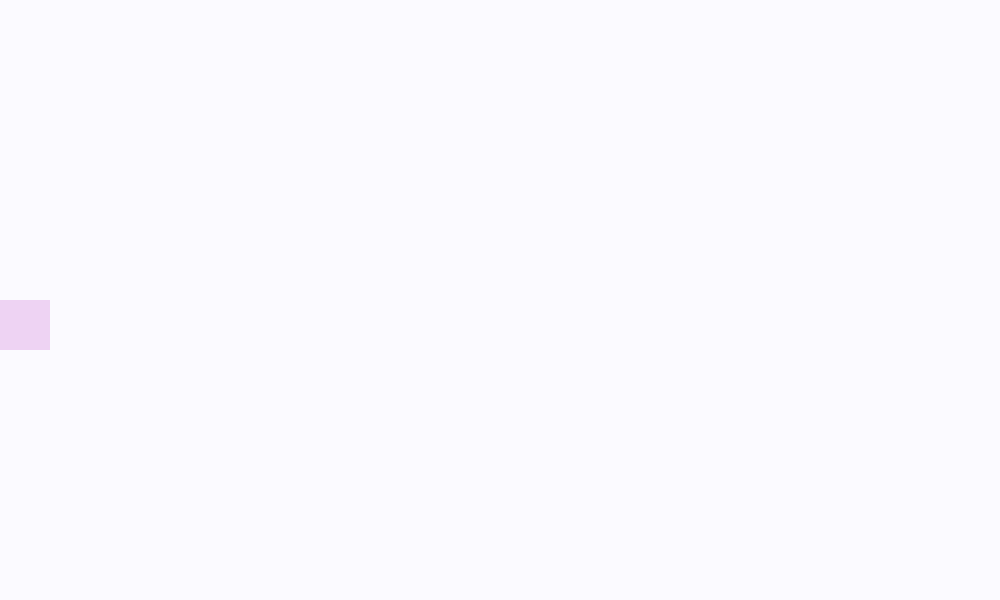
Frame 1 (no input)
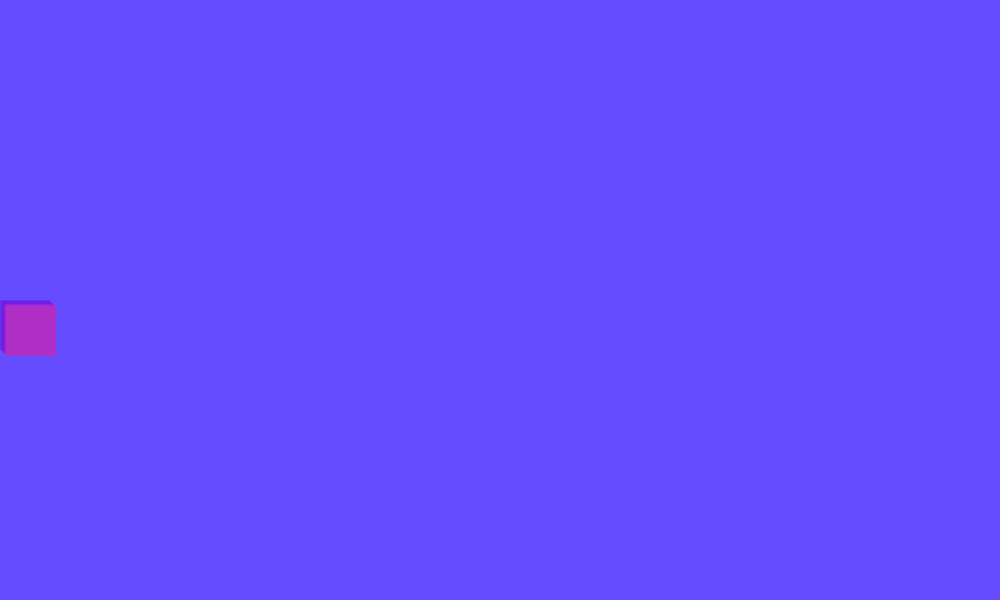
Frame 60 (no input)
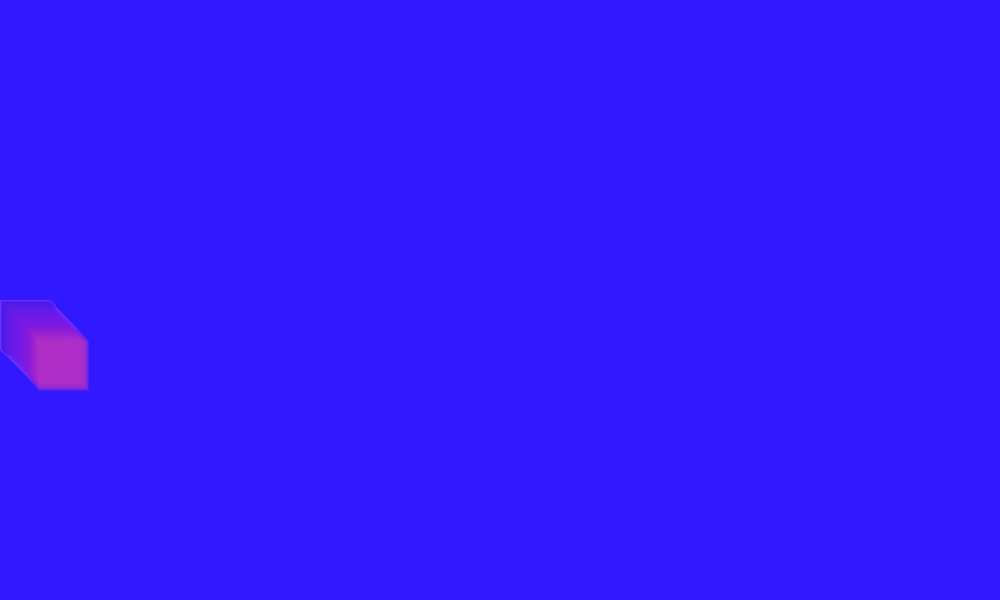
Frame 120 (the mouse pressed at the canvas centre since frame 60)

The p5.js sketch that drew these frames (run headless with seeded random() and noise() and a simulated clock; from frame 60 on, the mouse is pressed at the canvas centre):

// p5.js sketch
// ── sketch.js

//Global Variables
let amplitude = 100;
let frequency = 0.01;
let xPos = 0;
let yPos = 0;
let xPrev = 0;
let yPrev;
let offset;
let amount;
let r;
let g;
let b;

function setup() 
{
	createCanvas(1000, 600);
	strokeWeight(0);
	fill(random(255), random(255), random(255), 50);
	
	offset = height/2;
	yPrev = height/2;
}

function draw() 
{	
	r = map(xPos, 0, width, 50, 150);
	g = map(xPos, 0, width, 0, 255);
	b = map(xPos, 0, width, 255, 0);
	
	background(r, g, b, 5);

	lerpAmount = map(constrain(mouseY, 0, height), 0, height, 0.1, 1.0);
	
  	yPos = amplitude * tan(xPos * frequency) + offset;
	
	yPos = lerp(yPrev, yPos, lerpAmount);
	xPos = lerp(xPrev, xPos, lerpAmount);
	
	rect(xPos, yPos, 50);
	
	line(xPrev, yPrev, xPos, yPos);
	
	yPrev = yPos;
	xPrev = xPos;
	
	xPos++;
	
	if (xPos > width)
	{
		xPos = 0;
		xPrev = xPos;
	}
}
